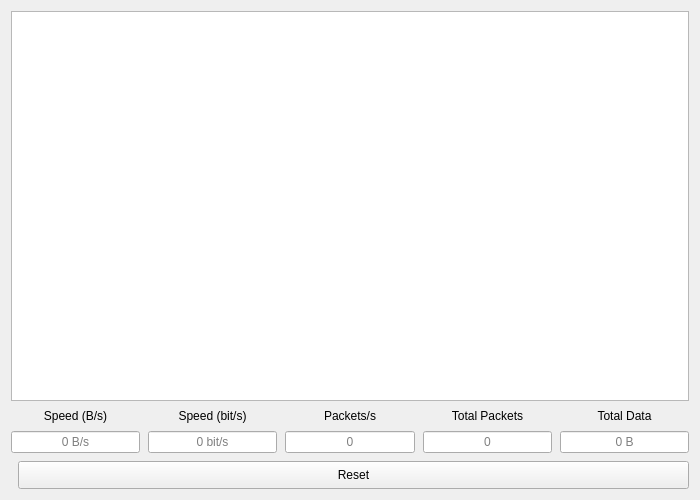
<?xml version="1.0" encoding="UTF-8"?>
<ui version="4.0">
    <class>StatisticWindow</class>
    <widget class="QWidget" name="StatisticWindow">
        <property name="geometry">
            <rect><x>0</x><y>0</y><width>700</width><height>500</height></rect>
        </property>
        <property name="windowTitle">
            <string>Transmission Statistics</string>
        </property>
        <property name="minimumSize">
            <size><width>600</width><height>400</height></size>
        </property>
        <layout class="QVBoxLayout" name="verticalLayout" >
            <property name="spacing"><number>8</number></property>

            <!-- Chart -->
            <item>
                <widget class="QChartView" name="chartView">
                    <property name="sizePolicy">
                        <sizepolicy hsizetype="Expanding" vsizetype="Expanding">
                            <horstretch>0</horstretch><verstretch>3</verstretch>
                        </sizepolicy>
                    </property>
                    <property name="minimumSize">
                        <size><width>0</width><height>200</height></size>
                    </property>
                </widget>
            </item>

            <!-- Stats grid -->
            <item>
                <layout class="QGridLayout" name="statsGrid">
                    <property name="spacing"><number>8</number></property>

                    <item row="0" column="0">
                        <widget class="QLabel" name="labelSpeedBytes">
                            <property name="text"><string>Speed (B/s)</string></property>
                            <property name="alignment"><set>Qt::AlignCenter</set></property>
                        </widget>
                    </item>
                    <item row="0" column="1">
                        <widget class="QLabel" name="labelSpeedBits">
                            <property name="text"><string>Speed (bit/s)</string></property>
                            <property name="alignment"><set>Qt::AlignCenter</set></property>
                        </widget>
                    </item>
                    <item row="0" column="2">
                        <widget class="QLabel" name="labelPktPerSec">
                            <property name="text"><string>Packets/s</string></property>
                            <property name="alignment"><set>Qt::AlignCenter</set></property>
                        </widget>
                    </item>
                    <item row="0" column="3">
                        <widget class="QLabel" name="labelTotalPkts">
                            <property name="text"><string>Total Packets</string></property>
                            <property name="alignment"><set>Qt::AlignCenter</set></property>
                        </widget>
                    </item>
                    <item row="0" column="4">
                        <widget class="QLabel" name="labelTotalBytes">
                            <property name="text"><string>Total Data</string></property>
                            <property name="alignment"><set>Qt::AlignCenter</set></property>
                        </widget>
                    </item>

                    <item row="1" column="0">
                        <widget class="QLineEdit" name="editSpeedBytes">
                            <property name="readOnly"><bool>true</bool></property>
                            <property name="alignment"><set>Qt::AlignCenter</set></property>
                            <property name="placeholderText"><string>0 B/s</string></property>
                        </widget>
                    </item>
                    <item row="1" column="1">
                        <widget class="QLineEdit" name="editSpeedBits">
                            <property name="readOnly"><bool>true</bool></property>
                            <property name="alignment"><set>Qt::AlignCenter</set></property>
                            <property name="placeholderText"><string>0 bit/s</string></property>
                        </widget>
                    </item>
                    <item row="1" column="2">
                        <widget class="QLineEdit" name="editPktPerSec">
                            <property name="readOnly"><bool>true</bool></property>
                            <property name="alignment"><set>Qt::AlignCenter</set></property>
                            <property name="placeholderText"><string>0</string></property>
                        </widget>
                    </item>
                    <item row="1" column="3">
                        <widget class="QLineEdit" name="editTotalPkts">
                            <property name="readOnly"><bool>true</bool></property>
                            <property name="alignment"><set>Qt::AlignCenter</set></property>
                            <property name="placeholderText"><string>0</string></property>
                        </widget>
                    </item>
                    <item row="1" column="4">
                        <widget class="QLineEdit" name="editTotalBytes">
                            <property name="readOnly"><bool>true</bool></property>
                            <property name="alignment"><set>Qt::AlignCenter</set></property>
                            <property name="placeholderText"><string>0 B</string></property>
                        </widget>
                    </item>
                </layout>
            </item>

            <!-- Reset button -->
            <item>
                <layout class="QHBoxLayout">
                    <item>
                        <spacer><property name="orientation"><enum>Qt::Horizontal</enum></property></spacer>
                    </item>
                    <item>
                        <widget class="QPushButton" name="resetBtn">
                            <property name="text"><string>Reset</string></property>
                            <property name="minimumSize"><size><width>80</width><height>28</height></size></property>
                        </widget>
                    </item>
                </layout>
            </item>

        </layout>
    </widget>
    <customwidgets>
        <customwidget>
            <class>QChartView</class>
            <extends>QGraphicsView</extends>
            <header location="global">QtCharts/QChartView</header>
        </customwidget>
    </customwidgets>
    <resources/>
    <connections/>
</ui>
